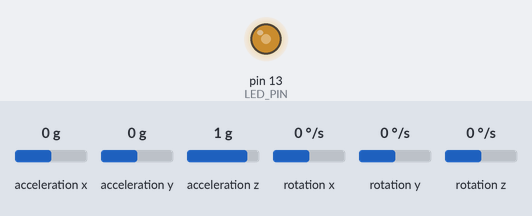
Recording of a sketch running on a simulated Arduino Uno, built with avr-gcc and run on an emulated ATmega328P. Shown: output pins drawn as LEDs (lit = HIGH). The inputs (shaded band) are chosen by the test bench; at power-on: acceleration x 0 g, rotation x 0 °/s, acceleration z 1 g, acceleration y 0 g, rotation y 0 °/s, rotation z 0 °/s. What the sketch prints to the serial monitor is not drawn.

Above: at 0.92 s.
1.3 s: acceleration x set to -0.5 g
4.3 s: acceleration x set to -0.8 g
7.3 s: rotation x set to -192 °/s
10.3 s: acceleration z set to 0 g
11.8 s: acceleration y set to 0.8 g
Timing chart, 0 to 15.8 s (numbered marks = the images above; inputs shaded):
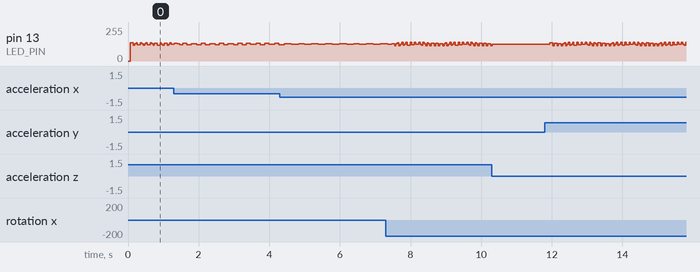

The sketch:

MPU6050_rawShow.ino
```cpp
#include "I2Cdev.h"
#include "MPU6050.h"
#if I2CDEV_IMPLEMENTATION == I2CDEV_ARDUINO_WIRE
    #include "Wire.h"
#endif
MPU6050 accelgyro;

int16_t ax, ay, az;
int16_t gx, gy, gz;
#define OUTPUT_READABLE_ACCELGYRO
#define LED_PIN 13
bool blinkState = false;

void setup() {
    // join I2C bus (I2Cdev library doesn't do this automatically)
    #if I2CDEV_IMPLEMENTATION == I2CDEV_ARDUINO_WIRE
        Wire.begin();
    #elif I2CDEV_IMPLEMENTATION == I2CDEV_BUILTIN_FASTWIRE
        Fastwire::setup(400, true);
    #endif
       Serial.begin(57600);

    // initialize device
    Serial.println("Initializing I2C devices...");
    accelgyro.initialize();

    // verify connection
    Serial.println("Testing device connections...");
    Serial.println(accelgyro.testConnection() ? "MPU6050 connection successful" : "MPU6050 connection failed");
    pinMode(LED_PIN, OUTPUT);
}

void loop() {
    // read raw accel/gyro measurements from device
    accelgyro.getMotion6(&ax, &ay, &az, &gx, &gy, &gz);

    // these methods (and a few others) are also available
    //accelgyro.getAcceleration(&ax, &ay, &az);
    //accelgyro.getRotation(&gx, &gy, &gz);

    #ifdef OUTPUT_READABLE_ACCELGYRO
        // display tab-separated accel/gyro x/y/z values
        Serial.print("a/g:\t");
        Serial.print(ax); Serial.print("\t");
        Serial.print(ay); Serial.print("\t");
        Serial.print(az); Serial.print("\t");
        Serial.print(gx); Serial.print("\t");
        Serial.print(gy); Serial.print("\t");
        Serial.println(gz);
    #endif

    #ifdef OUTPUT_BINARY_ACCELGYRO
        Serial.write((uint8_t)(ax >> 8)); Serial.write((uint8_t)(ax & 0xFF));
        Serial.write((uint8_t)(ay >> 8)); Serial.write((uint8_t)(ay & 0xFF));
        Serial.write((uint8_t)(az >> 8)); Serial.write((uint8_t)(az & 0xFF));
        Serial.write((uint8_t)(gx >> 8)); Serial.write((uint8_t)(gx & 0xFF));
        Serial.write((uint8_t)(gy >> 8)); Serial.write((uint8_t)(gy & 0xFF));
        Serial.write((uint8_t)(gz >> 8)); Serial.write((uint8_t)(gz & 0xFF));
    #endif

    // blink LED to indicate activity
    blinkState = !blinkState;
    digitalWrite(LED_PIN, blinkState);
    //delay(500) ;
}
```

Measured:
- after the input at 11.8 s, pin 13 (LED_PIN): 126/255 → 136/255 after 0.15 s, then moves between 116/255 and 139/255, repeating every 1.4 s
- by itself, pin 13 (LED_PIN): moves between 116/255 and 139/255, repeating every 1.4 s
